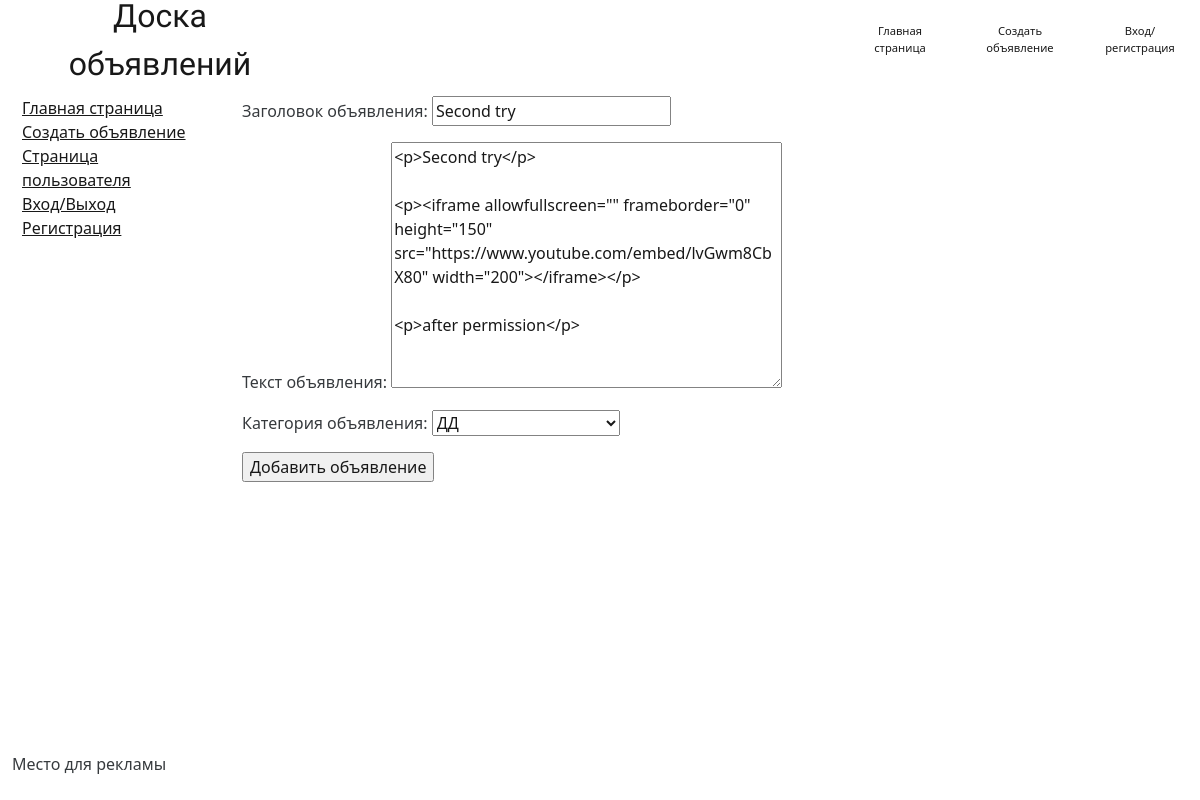
Page /notice_desk/2/notice_update/ (signed in) on the earlier database version.
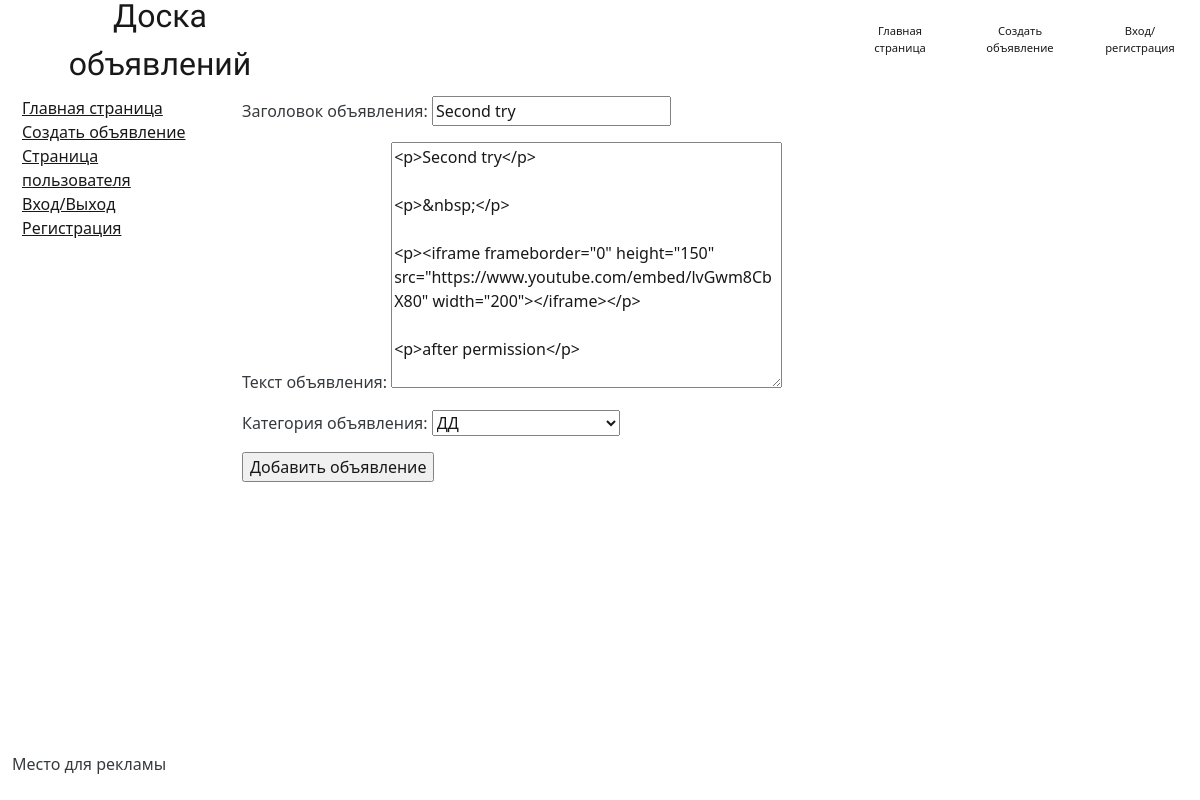
Same page on the later database version.
### mainApp/models.py (models this page shows, shortened)
class Notice(models.Model):
    tanks = 'TA'
    heals = 'HE'
    DDs = 'DD'
    merchants = 'ME'
    guildmasters = 'GM'
    questgivers = 'QG'
    hammermans = 'HM'
    leathercrafters = 'LC'
    poisoncookers = 'PC'
    mantramasters = 'MM'
    CATEGORIES = [
        (tanks, 'Танки'),
        (heals, 'Хилы'),
        (DDs, 'ДД'),
        (merchants, 'Торговцы'),
        (guildmasters, 'Гилдмастеры'),
        (questgivers, 'Квестгиверы'),
        (hammermans, 'Кузнецы'),
        (leathercrafters, 'Кожевники'),
        (poisoncookers, 'Зельевары'),
        (mantramasters, 'Мастера заклинаний'),
    ]
    noticeTitle = models.CharField(max_length=255)
    noticeText = RichTextField(
        blank=True,
        null=True,
        config_name='default',
        external_plugin_resources=[(
            'youtube',
            'plugins/youtube/',
            'plugin.js',
        )],
    )
    noticeCategory = models.CharField(max_length=2, choices=CATEGORIES, default=tanks)
    noticeAuthor = models.ForeignKey(User, on_delete=models.CASCADE)
    noticeDate = models.DateTimeField(auto_now_add=True)

### mainApp/views.py (the view)
# urls.py: path('<int:pk>/notice_update/', NoticeUpdateView.as_view(), name='notice_update'),
class NoticeUpdateView(PermissionRequiredMixin, LoginRequiredMixin, UpdateView):
    permission_required = ('mainApp.change_notice', )
    template_name = 'notice_create.html'
    form_class = NoticeForm
    success_url = '/notice_desk/'
    def get_object(self, **kwargs):
        id = self.kwargs.get('pk')
        return Notice.objects.get(pk=id)

### mainApp/forms.py
class NoticeForm(ModelForm):
    class Meta:
        model = Notice
        fields = ['noticeTitle', 'noticeText', 'noticeCategory']
    def __init__(self, *args, **kwargs):
        super(ModelForm, self).__init__(*args, **kwargs)
        self.fields['noticeTitle'].label = 'Заголовок объявления'
        self.fields['noticeText'].label = 'Текст объявления'
        self.fields['noticeCategory'].label = 'Категория объявления'

### templates/notice_create.html (shortened to what this page needs)
{% extends 'default.html' %}
{% block content %}
<form method="POST">
      {{ form.as_p }}
      <input type="submit" value="Добавить объявление">
</form>
<br>
<br>
{% endblock content %}

Differences in the rows shown:
changed Notice "Second try": noticeText "<p>Second try</p> <p><iframe allowfullscreen=\"\" frameborder=\"0\" height=\"150\" src=\"https://www.youtube.com/embed/lvGwm8CbX80\" width=\"200\"></iframe></p>…" → "<p>Second try</p> <p>&nbsp;</p> <p><iframe frameborder=\"0\" height=\"150\" src=\"https://www.youtube.com/embed/lvGwm8CbX80\" width=\"200\"></iframe></p>…"
